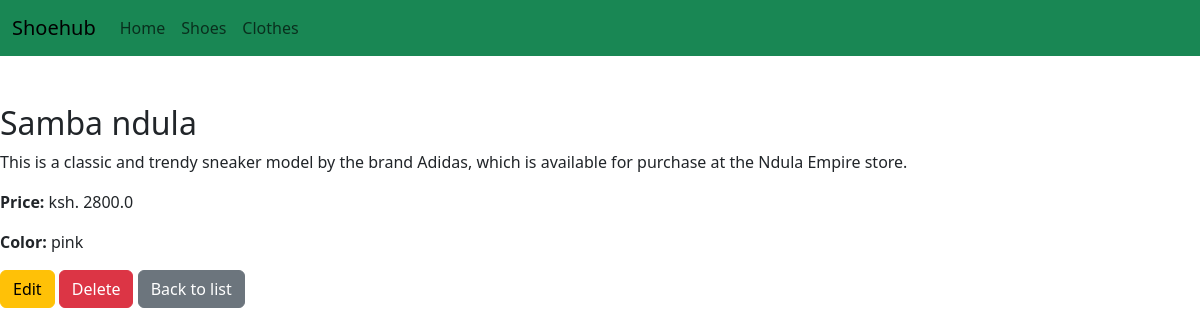
The page /firstapp/shoes/30/ on the database its author committed.
### firstapp/models.py (models this page shows, shortened)
class Shoes(models.Model):
    name=models.CharField(max_length=200)
    description=models.CharField(max_length=255)
    price=models.FloatField()
    color=models.CharField(max_length=100)
    created_at=models.DateField(auto_now_add=True)
    updated_at=models.DateField(auto_now=True)

### firstapp/views.py (the view)
# urls.py: path('shoes/<int:pk>/', views.shoes_detail, name='shoes-detail'),
def shoes_detail(request, pk):
    shoe = get_object_or_404(Shoes, pk=pk)
    return render(request, 'shoes_detail.html', {'shoe': shoe})

### templates/shoes_detail.html
{% extends 'main.html' %}
{% block content %}
<div class="my-5">
    <h2>{{ shoe.name }}</h2>
    <p>{{ shoe.description }}</p>
    <p><strong>Price:</strong> ksh. {{ shoe.price }}</p>
    <p><strong>Color:</strong> {{ shoe.color }}</p>
    <div class="mt-3">
        <a href="{% url 'update-shoes' shoe.pk %}" class="btn btn-warning">Edit</a>
        <a href="{% url 'delete-shoes' shoe.pk %}" class="btn btn-danger">Delete</a>
        <a href="{% url 'fetchAll' %}" class="btn btn-secondary">Back to list</a>
    </div>
</div>
{% endblock %}

### rows shown on the page
Shoes: name "Samba ndula", description "This is a classic and trendy sneaker model by the brand Adidas, which is available for purchase at the Ndula Empire store.", price "2800.0", color "pink"
